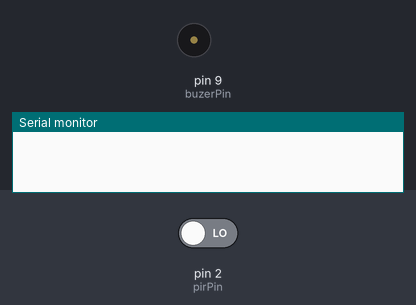
The sketch below on a simulated Arduino Uno, built with avr-gcc and run on an emulated ATmega328P. Parts: buzzer (waves = sounding, pin HIGH), the last lines printed to the serial monitor. Inputs (shaded band) come from the test bench; at power-on: pin 2 (pirPin) LOW.

Above: at 1.2 s.
1.3 s: pin 2 (pirPin) driven HIGH
At 1.9 s:
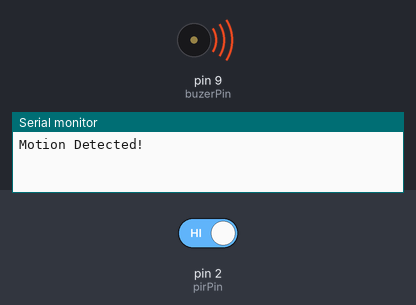
2.8 s: pin 2 (pirPin) driven LOW
At 4.7 s:
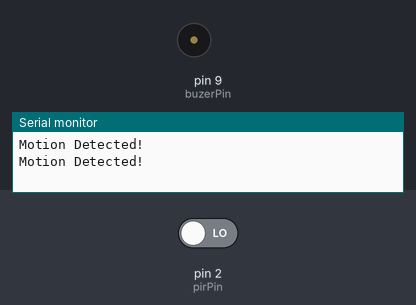
Timing chart, 0 to 6.2 s (numbered marks = the images above; inputs shaded):
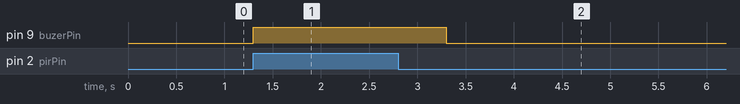

Measured:
- after the input at 1.3 s, pin 9 (buzerPin): LOW → HIGH at once
- after the input at 2.8 s, pin 9 (buzerPin): HIGH → LOW after 0.50 s

The sketch:

Motion_Detection_with_PIR_Sensor.ino
```cpp
//Motion Detection with PIR Sensor
//Concept: Detecting motion using a PIR sensor.

#define pirPin 2
#define buzerPin 9

void setup() {
  pinMode(pirPin, INPUT);
  pinMode(buzerPin, OUTPUT);
  Serial.begin(9600);
}

void loop() {
  if (digitalRead(pirPin) == HIGH) {
    digitalWrite(buzerPin, HIGH);
    Serial.println("Motion Detected!");
    delay(1000);
  } else {
    digitalWrite(buzerPin, LOW);
  }
}
```
